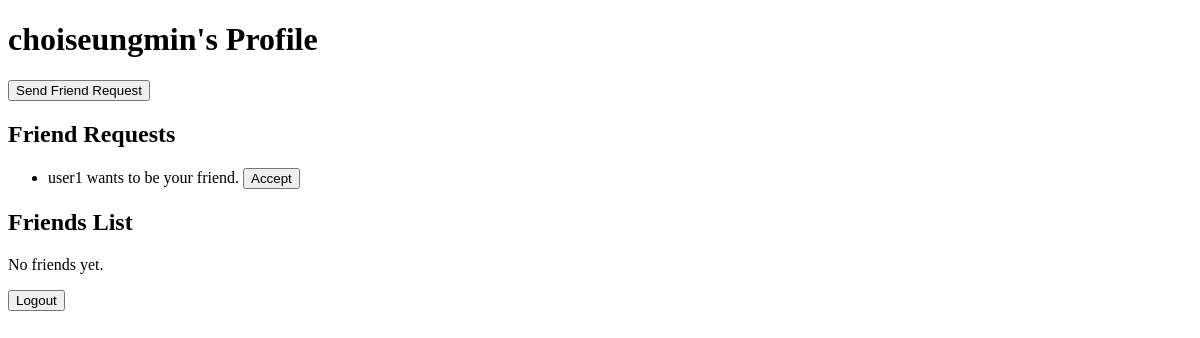
/friends/profile/1/ (signed in), run on an earlier commit of the app's database.
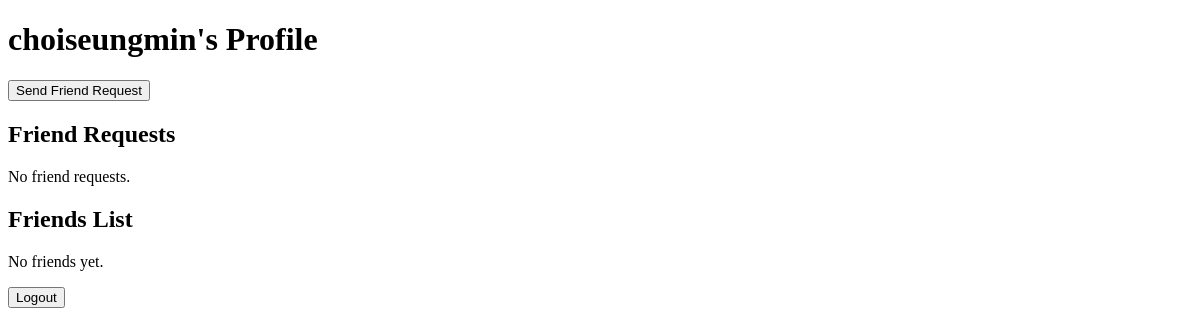
And on a later commit of the database.
### friends/models.py (models this page shows, shortened)
class FriendRequest(models.Model):
    from_user = models.ForeignKey(User, related_name='sent_requests', on_delete=models.CASCADE)
    to_user = models.ForeignKey(User, related_name='received_requests', on_delete=models.CASCADE)
    timestamp = models.DateTimeField(auto_now_add=True)
    accepted = models.BooleanField(default=False)

### friends/views.py (the view)
# urls.py: path('profile/<int:user_id>/', views.profile, name='profile'),
@login_required
def profile(request, user_id):
    user = get_object_or_404(User, id=user_id)
    friend_requests = user.received_requests.filter(accepted=False)
    return render(request, 'profile.html', {'user': user, 'friend_requests': friend_requests})

### templates/profile.html (shortened to what this page needs)
<!DOCTYPE html>
<html>
<head>
</head>
<body>
<h1>{{ user.username }}'s Profile</h1>
{% if user != request.user %}
    <form action="{% url 'send_friend_request' user.id %}" method="post">
        <button type="submit">Send Friend Request</button>
    </form>
{% endif %}
<h2>Friend Requests</h2>
{% if friend_requests %}
    <ul>
        {% for request in friend_requests %}
            <li>
                {{ request.from_user.username }} wants to be your friend.
                <form action="{% url 'accept_friend_request' request.id %}" method="post" style="display:inline;">
                    <button type="submit">Accept</button>
                </form>
            </li>
        {% endfor %}
    </ul>
{% else %}
    <p>No friend requests.</p>
{% endif %}
<h2>Friends List</h2>
{% if user.profile.friends.all %}
    <ul>
        {% for friend in user.profile.friends.all %}
            <li>
                {{ friend.user.username }}
                <form action="{% url 'delete_friend' friend.user.id %}" method="post" style="display:inline;">
                    {% csrf_token %}
                    <button type="submit">Remove Friend</button>
                </form>
            </li>
        {% endfor %}
    </ul>
{% else %}
    <p>No friends yet.</p>
{% endif %}
<form action="{% url 'logout' %}" method="post">
    <button type="submit">Logout</button>
</form>
</body>
</html>

What changed in the data, as far as the page shows it:
no longer on this page (row edited): FriendRequest: from_user.username "user1"
Also different on the page:
text now shown: "No friend requests."
